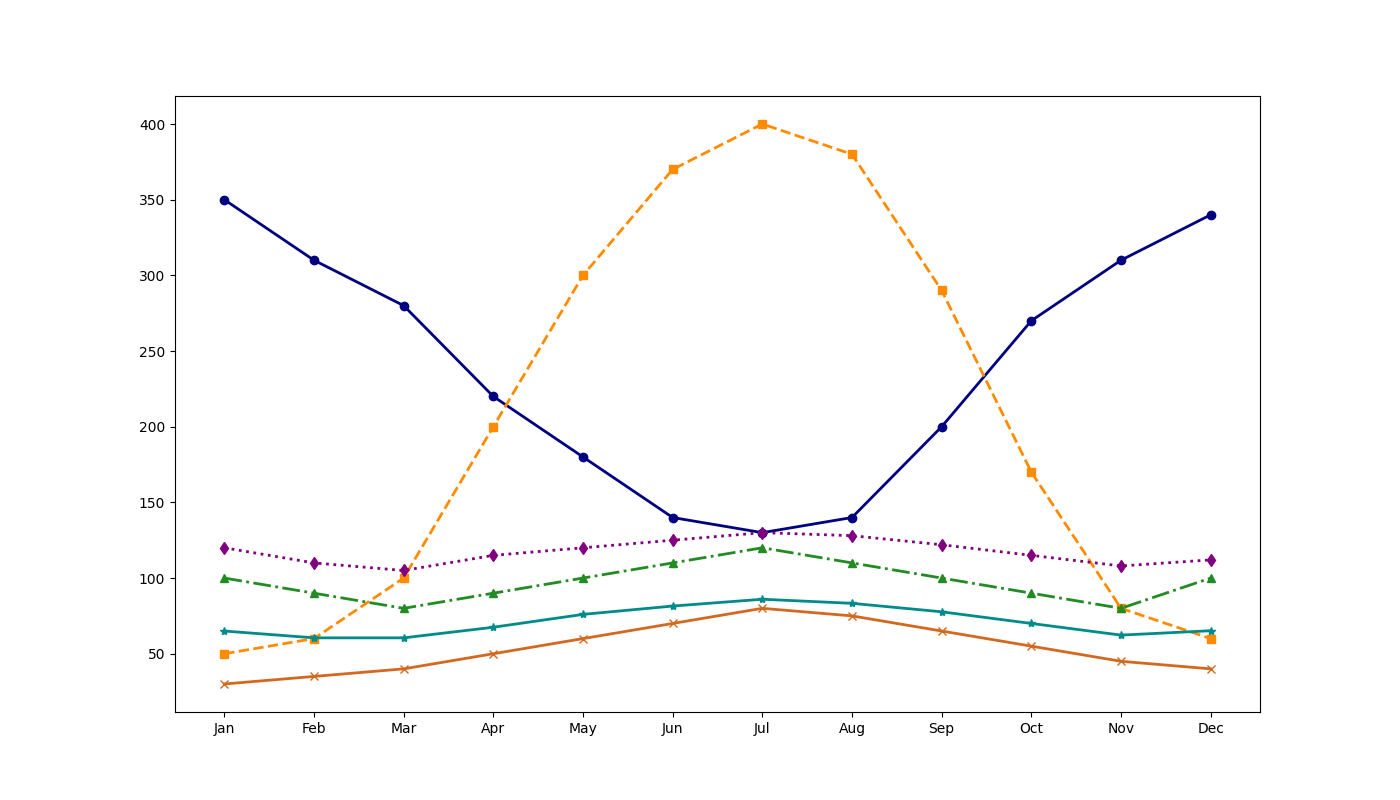

Reproduce this figure in Python.
import matplotlib.pyplot as plt
import numpy as np

# Data for 12 months
months = np.array(["Jan", "Feb", "Mar", "Apr", "May", "Jun", "Jul", "Aug", "Sep", "Oct", "Nov", "Dec"])

# Energy consumption data (in kWh)
heating = np.array([350, 310, 280, 220, 180, 140, 130, 140, 200, 270, 310, 340])
cooling = np.array([50, 60, 100, 200, 300, 370, 400, 380, 290, 170, 80, 60])
lighting = np.array([100, 90, 80, 90, 100, 110, 120, 110, 100, 90, 80, 100])
appliances = np.array([120, 110, 105, 115, 120, 125, 130, 128, 122, 115, 108, 112])
ventilation = np.array([30, 35, 40, 50, 60, 70, 80, 75, 65, 55, 45, 40])

# Monthly savings
overall_consumption = heating + cooling + lighting + appliances + ventilation
monthly_savings = 0.1 * overall_consumption

# Plotting
plt.figure(figsize=(14, 8))
plt.plot(months, heating, marker='o', linestyle='-', color='navy', linewidth=2)
plt.plot(months, cooling, marker='s', linestyle='--', color='darkorange', linewidth=2)
plt.plot(months, lighting, marker='^', linestyle='-.', color='forestgreen', linewidth=2)
plt.plot(months, appliances, marker='d', linestyle=':', color='purple', linewidth=2)
plt.plot(months, ventilation, marker='x', linestyle='-', color='chocolate', linewidth=2)
plt.plot(months, monthly_savings, marker='*', linestyle='-', color='darkcyan', linewidth=2)

# Removing title and labels
plt.show()
